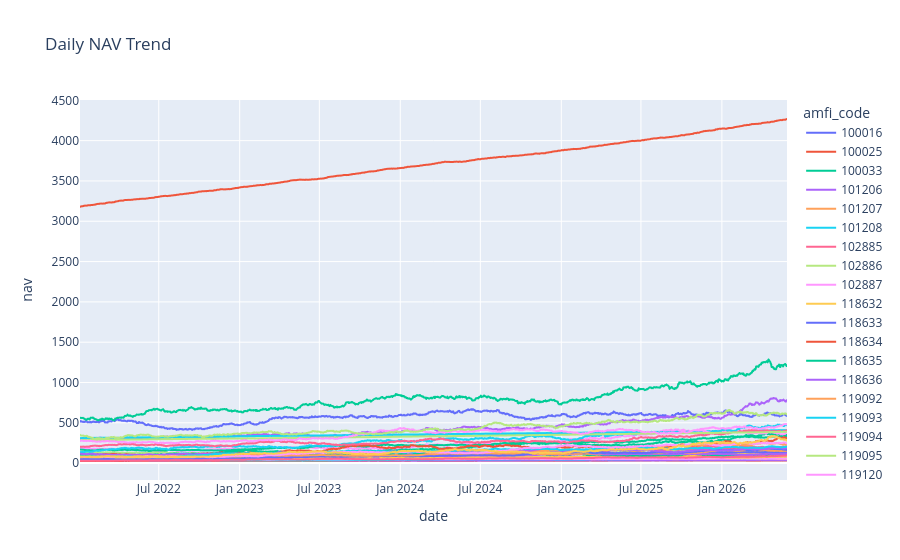

Notebook code cell kept with this figure:
### Code cell
nav["date"] = pd.to_datetime(nav["date"])

fig = px.line(
    nav,
    x="date",
    y="nav",
    color="amfi_code",
    title="Daily NAV Trend"
)

fig.show()

fig.write_image(
    "../charts/nav_trend.png"
)

### Figure 1 — Plotly figure (JSON) as saved in the notebook; plotly's stock layout.template omitted (floating-point values rounded to 4 significant figures; data arrays with more than 128 entries replaced by an {"elided": "..."} marker saying what was removed)
{"data": [{"hovertemplate": "amfi_code=100016<br>date=%{x}<br>nav=%{y}<extra></extra>", "legendgroup": "100016", "line": {"color": "#636efa", "dash": "solid"}, "marker": {"symbol": "circle"}, "mode": "lines", "name": "100016", "showlegend": true, "type": "scattergl", "x": {"elided": "1150 str values"}, "xaxis": "x", "y": {"elided": "1150 float values"}, "yaxis": "y"}, {"hovertemplate": "amfi_code=100025<br>date=%{x}<br>nav=%{y}<extra></extra>", "legendgroup": "100025", "line": {"color": "#EF553B", "dash": "solid"}, "marker": {"symbol": "circle"}, "mode": "lines", "name": "100025", "showlegend": true, "type": "scattergl", "x": {"elided": "1150 str values"}, "xaxis": "x", "y": {"elided": "1150 float values"}, "yaxis": "y"}, {"hovertemplate": "amfi_code=100033<br>date=%{x}<br>nav=%{y}<extra></extra>", "legendgroup": "100033", "line": {"color": "#00cc96", "dash": "solid"}, "marker": {"symbol": "circle"}, "mode": "lines", "name": "100033", "showlegend": true, "type": "scattergl", "x": {"elided": "1150 str values"}, "xaxis": "x", "y": {"elided": "1150 float values"}, "yaxis": "y"}, {"hovertemplate": "amfi_code=101206<br>date=%{x}<br>nav=%{y}<extra></extra>", "legendgroup": "101206", "line": {"color": "#ab63fa", "dash": "solid"}, "marker": {"symbol": "circle"}, "mode": "lines", "name": "101206", "showlegend": true, "type": "scattergl", "x": {"elided": "1150 str values"}, "xaxis": "x", "y": {"elided": "1150 float values"}, "yaxis": "y"}, {"hovertemplate": "amfi_code=101207<br>date=%{x}<br>nav=%{y}<extra></extra>", "legendgroup": "101207", "line": {"color": "#FFA15A", "dash": "solid"}, "marker": {"symbol": "circle"}, "mode": "lines", "name": "101207", "showlegend": true, "type": "scattergl", "x": {"elided": "1150 str values"}, "xaxis": "x", "y": {"elided": "1150 float values"}, "yaxis": "y"}, {"hovertemplate": "amfi_code=101208<br>date=%{x}<br>nav=%{y}<extra></extra>", "legendgroup": "101208", "line": {"color": "#19d3f3", "dash": "solid"}, "marker": {"symbol": "circle"}, "mode": "lines", "name": "101208", "showlegend": true, "type": "scattergl", "x": {"elided": "1150 str values"}, "xaxis": "x", "y": {"elided": "1150 float values"}, "yaxis": "y"}, {"hovertemplate": "amfi_code=102885<br>date=%{x}<br>nav=%{y}<extra></extra>", "legendgroup": "102885", "line": {"color": "#FF6692", "dash": "solid"}, "marker": {"symbol": "circle"}, "mode": "lines", "name": "102885", "showlegend": true, "type": "scattergl", "x": {"elided": "1150 str values"}, "xaxis": "x", "y": {"elided": "1150 float values"}, "yaxis": "y"}, {"hovertemplate": "amfi_code=102886<br>date=%{x}<br>nav=%{y}<extra></extra>", "legendgroup": "102886", "line": {"color": "#B6E880", "dash": "solid"}, "marker": {"symbol": "circle"}, "mode": "lines", "name": "102886", "showlegend": true, "type": "scattergl", "x": {"elided": "1150 str values"}, "xaxis": "x", "y": {"elided": "1150 float values"}, "yaxis": "y"}, {"hovertemplate": "amfi_code=102887<br>date=%{x}<br>nav=%{y}<extra></extra>", "legendgroup": "102887", "line": {"color": "#FF97FF", "dash": "solid"}, "marker": {"symbol": "circle"}, "mode": "lines", "name": "102887", "showlegend": true, "type": "scattergl", "x": {"elided": "1150 str values"}, "xaxis": "x", "y": {"elided": "1150 float values"}, "yaxis": "y"}, {"hovertemplate": "amfi_code=118632<br>date=%{x}<br>nav=%{y}<extra></extra>", "legendgroup": "118632", "line": {"color": "#FECB52", "dash": "solid"}, "marker": {"symbol": "circle"}, "mode": "lines", "name": "118632", "showlegend": true, "type": "scattergl", "x": {"elided": "1150 str values"}, "xaxis": "x", "y": {"elided": "1150 float values"}, "yaxis": "y"}, {"hovertemplate": "amfi_code=118633<br>date=%{x}<br>nav=%{y}<extra></extra>", "legendgroup": "118633", "line": {"color": "#636efa", "dash": "solid"}, "marker": {"symbol": "circle"}, "mode": "lines", "name": "118633", "showlegend": true, "type": "scattergl", "x": {"elided": "1150 str values"}, "xaxis": "x", "y": {"elided": "1150 float values"}, "yaxis": "y"}, {"hovertemplate": "amfi_code=118634<br>date=%{x}<br>nav=%{y}<extra></extra>", "legendgroup": "118634", "line": {"color": "#EF553B", "dash": "solid"}, "marker": {"symbol": "circle"}, "mode": "lines", "name": "118634", "showlegend": true, "type": "scattergl", "x": {"elided": "1150 str values"}, "xaxis": "x", "y": {"elided": "1150 float values"}, "yaxis": "y"}, {"hovertemplate": "amfi_code=118635<br>date=%{x}<br>nav=%{y}<extra></extra>", "legendgroup": "118635", "line": {"color": "#00cc96", "dash": "solid"}, "marker": {"symbol": "circle"}, "mode": "lines", "name": "118635", "showlegend": true, "type": "scattergl", "x": {"elided": "1150 str values"}, "xaxis": "x", "y": {"elided": "1150 float values"}, "yaxis": "y"}, {"hovertemplate": "amfi_code=118636<br>date=%{x}<br>nav=%{y}<extra></extra>", "legendgroup": "118636", "line": {"color": "#ab63fa", "dash": "solid"}, "marker": {"symbol": "circle"}, "mode": "lines", "name": "118636", "showlegend": true, "type": "scattergl", "x": {"elided": "1150 str values"}, "xaxis": "x", "y": {"elided": "1150 float values"}, "yaxis": "y"}, {"hovertemplate": "amfi_code=119092<br>date=%{x}<br>nav=%{y}<extra></extra>", "legendgroup": "119092", "line": {"color": "#FFA15A", "dash": "solid"}, "marker": {"symbol": "circle"}, "mode": "lines", "name": "119092", "showlegend": true, "type": "scattergl", "x": {"elided": "1150 str values"}, "xaxis": "x", "y": {"elided": "1150 float values"}, "yaxis": "y"}, {"hovertemplate": "amfi_code=119093<br>date=%{x}<br>nav=%{y}<extra></extra>", "legendgroup": "119093", "line": {"color": "#19d3f3", "dash": "solid"}, "marker": {"symbol": "circle"}, "mode": "lines", "name": "119093", "showlegend": true, "type": "scattergl", "x": {"elided": "1150 str values"}, "xaxis": "x", "y": {"elided": "1150 float values"}, "yaxis": "y"}, {"hovertemplate": "amfi_code=119094<br>date=%{x}<br>nav=%{y}<extra></extra>", "legendgroup": "119094", "line": {"color": "#FF6692", "dash": "solid"}, "marker": {"symbol": "circle"}, "mode": "lines", "name": "119094", "showlegend": true, "type": "scattergl", "x": {"elided": "1150 str values"}, "xaxis": "x", "y": {"elided": "1150 float values"}, "yaxis": "y"}, {"hovertemplate": "amfi_code=119095<br>date=%{x}<br>nav=%{y}<extra></extra>", "legendgroup": "119095", "line": {"color": "#B6E880", "dash": "solid"}, "marker": {"symbol": "circle"}, "mode": "lines", "name": "119095", "showlegend": true, "type": "scattergl", "x": {"elided": "1150 str values"}, "xaxis": "x", "y": {"elided": "1150 float values"}, "yaxis": "y"}, {"hovertemplate": "amfi_code=119120<br>date=%{x}<br>nav=%{y}<extra></extra>", "legendgroup": "119120", "line": {"color": "#FF97FF", "dash": "solid"}, "marker": {"symbol": "circle"}, "mode": "lines", "name": "119120", "showlegend": true, "type": "scattergl", "x": {"elided": "1150 str values"}, "xaxis": "x", "y": {"elided": "1150 float values"}, "yaxis": "y"}, {"hovertemplate": "amfi_code=119551<br>date=%{x}<br>nav=%{y}<extra></extra>", "legendgroup": "119551", "line": {"color": "#FECB52", "dash": "solid"}, "marker": {"symbol": "circle"}, "mode": "lines", "name": "119551", "showlegend": true, "type": "scattergl", "x": {"elided": "1150 str values"}, "xaxis": "x", "y": {"elided": "1150 float values"}, "yaxis": "y"}, {"hovertemplate": "amfi_code=119552<br>date=%{x}<br>nav=%{y}<extra></extra>", "legendgroup": "119552", "line": {"color": "#636efa", "dash": "solid"}, "marker": {"symbol": "circle"}, "mode": "lines", "name": "119552", "showlegend": true, "type": "scattergl", "x": {"elided": "1150 str values"}, "xaxis": "x", "y": {"elided": "1150 float values"}, "yaxis": "y"}, {"hovertemplate": "amfi_code=119598<br>date=%{x}<br>nav=%{y}<extra></extra>", "legendgroup": "119598", "line": {"color": "#EF553B", "dash": "solid"}, "marker": {"symbol": "circle"}, "mode": "lines", "name": "119598", "showlegend": true, "type": "scattergl", "x": {"elided": "1150 str values"}, "xaxis": "x", "y": {"elided": "1150 float values"}, "yaxis": "y"}, {"hovertemplate": "amfi_code=119599<br>date=%{x}<br>nav=%{y}<extra></extra>", "legendgroup": "119599", "line": {"color": "#00cc96", "dash": "solid"}, "marker": {"symbol": "circle"}, "mode": "lines", "name": "119599", "showlegend": true, "type": "scattergl", "x": {"elided": "1150 str values"}, "xaxis": "x", "y": {"elided": "1150 float values"}, "yaxis": "y"}, {"hovertemplate": "amfi_code=120503<br>date=%{x}<br>nav=%{y}<extra></extra>", "legendgroup": "120503", "line": {"color": "#ab63fa", "dash": "solid"}, "marker": {"symbol": "circle"}, "mode": "lines", "name": "120503", "showlegend": true, "type": "scattergl", "x": {"elided": "1150 str values"}, "xaxis": "x", "y": {"elided": "1150 float values"}, "yaxis": "y"}, {"hovertemplate": "amfi_code=120504<br>date=%{x}<br>nav=%{y}<extra></extra>", "legendgroup": "120504", "line": {"color": "#FFA15A", "dash": "solid"}, "marker": {"symbol": "circle"}, "mode": "lines", "name": "120504", "showlegend": true, "type": "scattergl", "x": {"elided": "1150 str values"}, "xaxis": "x", "y": {"elided": "1150 float values"}, "yaxis": "y"}, {"hovertemplate": "amfi_code=120505<br>date=%{x}<br>nav=%{y}<extra></extra>", "legendgroup": "120505", "line": {"color": "#19d3f3", "dash": "solid"}, "marker": {"symbol": "circle"}, "mode": "lines", "name": "120505", "showlegend": true, "type": "scattergl", "x": {"elided": "1150 str values"}, "xaxis": "x", "y": {"elided": "1150 float values"}, "yaxis": "y"}, {"hovertemplate": "amfi_code=120506<br>date=%{x}<br>nav=%{y}<extra></extra>", "legendgroup": "120506", "line": {"color": "#FF6692", "dash": "solid"}, "marker": {"symbol": "circle"}, "mode": "lines", "name": "120506", "showlegend": true, "type": "scattergl", "x": {"elided": "1150 str values"}, "xaxis": "x", "y": {"elided": "1150 float values"}, "yaxis": "y"}, {"hovertemplate": "amfi_code=120507<br>date=%{x}<br>nav=%{y}<extra></extra>", "legendgroup": "120507", "line": {"color": "#B6E880", "dash": "solid"}, "marker": {"symbol": "circle"}, "mode": "lines", "name": "120507", "showlegend": true, "type": "scattergl", "x": {"elided": "1150 str values"}, "xaxis": "x", "y": {"elided": "1150 float values"}, "yaxis": "y"}, {"hovertemplate": "amfi_code=120841<br>date=%{x}<br>nav=%{y}<extra></extra>", "legendgroup": "120841", "line": {"color": "#FF97FF", "dash": "solid"}, "marker": {"symbol": "circle"}, "mode": "lines", "name": "120841", "showlegend": true, "type": "scattergl", "x": {"elided": "1150 str values"}, "xaxis": "x", "y": {"elided": "1150 float values"}, "yaxis": "y"}, {"hovertemplate": "amfi_code=120842<br>date=%{x}<br>nav=%{y}<extra></extra>", "legendgroup": "120842", "line": {"color": "#FECB52", "dash": "solid"}, "marker": {"symbol": "circle"}, "mode": "lines", "name": "120842", "showlegend": true, "type": "scattergl", "x": {"elided": "1150 str values"}, "xaxis": "x", "y": {"elided": "1150 float values"}, "yaxis": "y"}, {"hovertemplate": "amfi_code=120843<br>date=%{x}<br>nav=%{y}<extra></extra>", "legendgroup": "120843", "line": {"color": "#636efa", "dash": "solid"}, "marker": {"symbol": "circle"}, "mode": "lines", "name": "120843", "showlegend": true, "type": "scattergl", "x": {"elided": "1150 str values"}, "xaxis": "x", "y": {"elided": "1150 float values"}, "yaxis": "y"}, {"hovertemplate": "amfi_code=120844<br>date=%{x}<br>nav=%{y}<extra></extra>", "legendgroup": "120844", "line": {"color": "#EF553B", "dash": "solid"}, "marker": {"symbol": "circle"}, "mode": "lines", "name": "120844", "showlegend": true, "type": "scattergl", "x": {"elided": "1150 str values"}, "xaxis": "x", "y": {"elided": "1150 float values"}, "yaxis": "y"}, {"hovertemplate": "amfi_code=125497<br>date=%{x}<br>nav=%{y}<extra></extra>", "legendgroup": "125497", "line": {"color": "#00cc96", "dash": "solid"}, "marker": {"symbol": "circle"}, "mode": "lines", "name": "125497", "showlegend": true, "type": "scattergl", "x": {"elided": "1150 str values"}, "xaxis": "x", "y": {"elided": "1150 float values"}, "yaxis": "y"}, {"hovertemplate": "amfi_code=125498<br>date=%{x}<br>nav=%{y}<extra></extra>", "legendgroup": "125498", "line": {"color": "#ab63fa", "dash": "solid"}, "marker": {"symbol": "circle"}, "mode": "lines", "name": "125498", "showlegend": true, "type": "scattergl", "x": {"elided": "1150 str values"}, "xaxis": "x", "y": {"elided": "1150 float values"}, "yaxis": "y"}, {"hovertemplate": "amfi_code=148567<br>date=%{x}<br>nav=%{y}<extra></extra>", "legendgroup": "148567", "line": {"color": "#FFA15A", "dash": "solid"}, "marker": {"symbol": "circle"}, "mode": "lines", "name": "148567", "showlegend": true, "type": "scattergl", "x": {"elided": "1150 str values"}, "xaxis": "x", "y": {"elided": "1150 float values"}, "yaxis": "y"}, {"hovertemplate": "amfi_code=148568<br>date=%{x}<br>nav=%{y}<extra></extra>", "legendgroup": "148568", "line": {"color": "#19d3f3", "dash": "solid"}, "marker": {"symbol": "circle"}, "mode": "lines", "name": "148568", "showlegend": true, "type": "scattergl", "x": {"elided": "1150 str values"}, "xaxis": "x", "y": {"elided": "1150 float values"}, "yaxis": "y"}, {"hovertemplate": "amfi_code=148569<br>date=%{x}<br>nav=%{y}<extra></extra>", "legendgroup": "148569", "line": {"color": "#FF6692", "dash": "solid"}, "marker": {"symbol": "circle"}, "mode": "lines", "name": "148569", "showlegend": true, "type": "scattergl", "x": {"elided": "1150 str values"}, "xaxis": "x", "y": {"elided": "1150 float values"}, "yaxis": "y"}, {"hovertemplate": "amfi_code=149322<br>date=%{x}<br>nav=%{y}<extra></extra>", "legendgroup": "149322", "line": {"color": "#B6E880", "dash": "solid"}, "marker": {"symbol": "circle"}, "mode": "lines", "name": "149322", "showlegend": true, "type": "scattergl", "x": {"elided": "1150 str values"}, "xaxis": "x", "y": {"elided": "1150 float values"}, "yaxis": "y"}, {"hovertemplate": "amfi_code=149323<br>date=%{x}<br>nav=%{y}<extra></extra>", "legendgroup": "149323", "line": {"color": "#FF97FF", "dash": "solid"}, "marker": {"symbol": "circle"}, "mode": "lines", "name": "149323", "showlegend": true, "type": "scattergl", "x": {"elided": "1150 str values"}, "xaxis": "x", "y": {"elided": "1150 float values"}, "yaxis": "y"}, {"hovertemplate": "amfi_code=149324<br>date=%{x}<br>nav=%{y}<extra></extra>", "legendgroup": "149324", "line": {"color": "#FECB52", "dash": "solid"}, "marker": {"symbol": "circle"}, "mode": "lines", "name": "149324", "showlegend": true, "type": "scattergl", "x": {"elided": "1150 str values"}, "xaxis": "x", "y": {"elided": "1150 float values"}, "yaxis": "y"}], "layout": {"legend": {"title": {"text": "amfi_code"}, "tracegroupgap": 0}, "title": {"text": "Daily NAV Trend"}, "xaxis": {"anchor": "y", "domain": [0, 1], "title": {"text": "date"}}, "yaxis": {"anchor": "x", "domain": [0, 1], "title": {"text": "nav"}}}}
